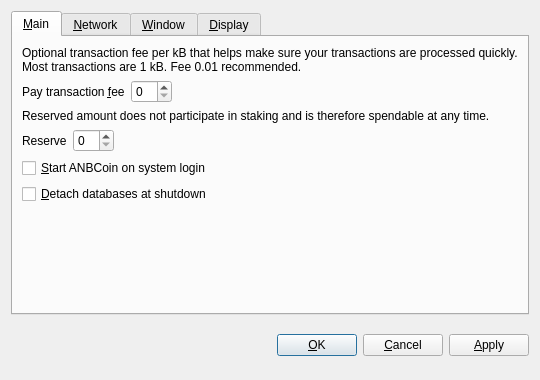
<?xml version="1.0" encoding="UTF-8"?>
<ui version="4.0">
 <class>OptionsDialog</class>
 <widget class="QDialog" name="OptionsDialog">
  <property name="geometry">
   <rect>
    <x>0</x>
    <y>0</y>
    <width>540</width>
    <height>380</height>
   </rect>
  </property>
  <property name="windowTitle">
   <string>Options</string>
  </property>
  <property name="modal">
   <bool>true</bool>
  </property>
  <layout class="QVBoxLayout" name="verticalLayout">
   <item>
    <widget class="QTabWidget" name="tabWidget">
     <property name="tabPosition">
      <enum>QTabWidget::North</enum>
     </property>
     <property name="currentIndex">
      <number>0</number>
     </property>
     <widget class="QWidget" name="tabMain">
      <attribute name="title">
       <string>&amp;Main</string>
      </attribute>
      <layout class="QVBoxLayout" name="verticalLayout_Main">
       <item>
        <widget class="QLabel" name="transactionFeeInfoLabel">
         <property name="text">
          <string>Optional transaction fee per kB that helps make sure your transactions are processed quickly. Most transactions are 1 kB. Fee 0.01 recommended.</string>
         </property>
         <property name="textFormat">
          <enum>Qt::PlainText</enum>
         </property>
         <property name="wordWrap">
          <bool>true</bool>
         </property>
        </widget>
       </item>
       <item>
        <layout class="QHBoxLayout" name="horizontalLayoutFee">
         <item>
          <widget class="QLabel" name="transactionFeeLabel">
           <property name="text">
            <string>Pay transaction &amp;fee</string>
           </property>
           <property name="textFormat">
            <enum>Qt::PlainText</enum>
           </property>
           <property name="buddy">
            <cstring>transactionFee</cstring>
           </property>
          </widget>
         </item>
         <item>
          <widget class="BitcoinAmountField" name="transactionFee"/>
         </item>
         <item>
          <spacer name="horizontalSpacerFee">
           <property name="orientation">
            <enum>Qt::Horizontal</enum>
           </property>
           <property name="sizeHint" stdset="0">
            <size>
             <width>40</width>
             <height>20</height>
            </size>
           </property>
          </spacer>
         </item>
        </layout>
       </item>
       <item>
        <widget class="QLabel" name="reserveBalanceInfoLabel">
         <property name="text">
          <string>Reserved amount does not participate in staking and is therefore spendable at any time.</string>
         </property>
         <property name="textFormat">
          <enum>Qt::PlainText</enum>
         </property>
         <property name="wordWrap">
          <bool>true</bool>
         </property>
        </widget>
       </item>
       <item>
        <layout class="QHBoxLayout" name="horizontalLayoutReserveBalance">
         <item>
          <widget class="QLabel" name="reserveBalanceLabel">
           <property name="text">
            <string>Reserve</string>
           </property>
           <property name="textFormat">
            <enum>Qt::PlainText</enum>
           </property>
           <property name="buddy">
            <cstring>reserveBalance</cstring>
           </property>
          </widget>
         </item>
         <item>
          <widget class="BitcoinAmountField" name="reserveBalance"/>
         </item>
         <item>
          <spacer name="horizontalSpacerReserveBalance">
           <property name="orientation">
            <enum>Qt::Horizontal</enum>
           </property>
           <property name="sizeHint" stdset="0">
            <size>
             <width>40</width>
             <height>20</height>
            </size>
           </property>
          </spacer>
         </item>
        </layout>
       </item>
       <item>
        <widget class="QCheckBox" name="bitcoinAtStartup">
         <property name="toolTip">
          <string>Automatically start ANBCoin after logging in to the system.</string>
         </property>
         <property name="text">
          <string>&amp;Start ANBCoin on system login</string>
         </property>
        </widget>
       </item>
       <item>
        <widget class="QCheckBox" name="detachDatabases">
         <property name="toolTip">
          <string>Detach block and address databases at shutdown. This means they can be moved to another data directory, but it slows down shutdown. The wallet is always detached.</string>
         </property>
         <property name="text">
          <string>&amp;Detach databases at shutdown</string>
         </property>
        </widget>
       </item>
       <item>
        <spacer name="verticalSpacer_Main">
         <property name="orientation">
          <enum>Qt::Vertical</enum>
         </property>
         <property name="sizeHint" stdset="0">
          <size>
           <width>20</width>
           <height>40</height>
          </size>
         </property>
        </spacer>
       </item>
      </layout>
     </widget>
     <widget class="QWidget" name="tabNetwork">
      <attribute name="title">
       <string>&amp;Network</string>
      </attribute>
      <layout class="QVBoxLayout" name="verticalLayout_Network">
       <item>
        <widget class="QCheckBox" name="mapPortUpnp">
         <property name="toolTip">
          <string>Automatically open the ANBCoin client port on the router. This only works when your router supports UPnP and it is enabled.</string>
         </property>
         <property name="text">
          <string>Map port using &amp;UPnP</string>
         </property>
        </widget>
       </item>
       <item>
        <widget class="QCheckBox" name="connectSocks">
         <property name="toolTip">
          <string>Connect to the ANBCoin network through a SOCKS proxy (e.g. when connecting through Tor).</string>
         </property>
         <property name="text">
          <string>&amp;Connect through SOCKS proxy:</string>
         </property>
        </widget>
       </item>
       <item>
        <layout class="QHBoxLayout" name="horizontalLayout_Network">
         <item>
          <widget class="QLabel" name="proxyIpLabel">
           <property name="text">
            <string>Proxy &amp;IP:</string>
           </property>
           <property name="textFormat">
            <enum>Qt::PlainText</enum>
           </property>
           <property name="buddy">
            <cstring>proxyIp</cstring>
           </property>
          </widget>
         </item>
         <item>
          <widget class="QValidatedLineEdit" name="proxyIp">
           <property name="maximumSize">
            <size>
             <width>140</width>
             <height>16777215</height>
            </size>
           </property>
           <property name="toolTip">
            <string>IP address of the proxy (e.g. 127.0.0.1)</string>
           </property>
          </widget>
         </item>
         <item>
          <widget class="QLabel" name="proxyPortLabel">
           <property name="text">
            <string>&amp;Port:</string>
           </property>
           <property name="textFormat">
            <enum>Qt::PlainText</enum>
           </property>
           <property name="buddy">
            <cstring>proxyPort</cstring>
           </property>
          </widget>
         </item>
         <item>
          <widget class="QLineEdit" name="proxyPort">
           <property name="maximumSize">
            <size>
             <width>55</width>
             <height>16777215</height>
            </size>
           </property>
           <property name="toolTip">
            <string>Port of the proxy (e.g. 9050)</string>
           </property>
          </widget>
         </item>
         <item>
          <widget class="QLabel" name="socksVersionLabel">
           <property name="text">
            <string>SOCKS &amp;Version:</string>
           </property>
           <property name="textFormat">
            <enum>Qt::PlainText</enum>
           </property>
           <property name="buddy">
            <cstring>socksVersion</cstring>
           </property>
          </widget>
         </item>
         <item>
          <widget class="QValueComboBox" name="socksVersion">
           <property name="toolTip">
            <string>SOCKS version of the proxy (e.g. 5)</string>
           </property>
          </widget>
         </item>
         <item>
          <spacer name="horizontalSpacer_Network">
           <property name="orientation">
            <enum>Qt::Horizontal</enum>
           </property>
           <property name="sizeHint" stdset="0">
            <size>
             <width>40</width>
             <height>20</height>
            </size>
           </property>
          </spacer>
         </item>
        </layout>
       </item>
       <item>
        <spacer name="verticalSpacer_Network">
         <property name="orientation">
          <enum>Qt::Vertical</enum>
         </property>
         <property name="sizeHint" stdset="0">
          <size>
           <width>20</width>
           <height>40</height>
          </size>
         </property>
        </spacer>
       </item>
      </layout>
     </widget>
     <widget class="QWidget" name="tabWindow">
      <attribute name="title">
       <string>&amp;Window</string>
      </attribute>
      <layout class="QVBoxLayout" name="verticalLayout_Window">
       <item>
        <widget class="QCheckBox" name="minimizeToTray">
         <property name="toolTip">
          <string>Show only a tray icon after minimizing the window.</string>
         </property>
         <property name="text">
          <string>&amp;Minimize to the tray instead of the taskbar</string>
         </property>
        </widget>
       </item>
       <item>
        <widget class="QCheckBox" name="minimizeOnClose">
         <property name="toolTip">
          <string>Minimize instead of exit the application when the window is closed. When this option is enabled, the application will be closed only after selecting Quit in the menu.</string>
         </property>
         <property name="text">
          <string>M&amp;inimize on close</string>
         </property>
        </widget>
       </item>
       <item>
        <spacer name="verticalSpacer_Window">
         <property name="orientation">
          <enum>Qt::Vertical</enum>
         </property>
         <property name="sizeHint" stdset="0">
          <size>
           <width>20</width>
           <height>40</height>
          </size>
         </property>
        </spacer>
       </item>
      </layout>
     </widget>
     <widget class="QWidget" name="tabDisplay">
      <attribute name="title">
       <string>&amp;Display</string>
      </attribute>
      <layout class="QVBoxLayout" name="verticalLayout_Display">
       <item>
        <layout class="QHBoxLayout" name="horizontalLayout_1_Display">
         <item>
          <widget class="QLabel" name="langLabel">
           <property name="text">
            <string>User Interface &amp;language:</string>
           </property>
           <property name="textFormat">
            <enum>Qt::PlainText</enum>
           </property>
           <property name="buddy">
            <cstring>lang</cstring>
           </property>
          </widget>
         </item>
         <item>
          <widget class="QValueComboBox" name="lang">
           <property name="toolTip">
            <string>The user interface language can be set here. This setting will take effect after restarting ANBCoin.</string>
           </property>
          </widget>
         </item>
        </layout>
       </item>
       <item>
        <layout class="QHBoxLayout" name="horizontalLayout_2_Display">
         <item>
          <widget class="QLabel" name="unitLabel">
           <property name="text">
            <string>&amp;Unit to show amounts in:</string>
           </property>
           <property name="textFormat">
            <enum>Qt::PlainText</enum>
           </property>
           <property name="buddy">
            <cstring>unit</cstring>
           </property>
          </widget>
         </item>
         <item>
          <widget class="QValueComboBox" name="unit">
           <property name="toolTip">
            <string>Choose the default subdivision unit to show in the interface and when sending coins.</string>
           </property>
          </widget>
         </item>
        </layout>
       </item>
       <item>
        <widget class="QCheckBox" name="displayAddresses">
         <property name="toolTip">
          <string>Whether to show ANBCoin addresses in the transaction list or not.</string>
         </property>
         <property name="text">
          <string>&amp;Display addresses in transaction list</string>
         </property>
        </widget>
       </item>
       <item>
        <widget class="QCheckBox" name="coinControlFeatures">
         <property name="toolTip">
          <string>Whether to show coin control features or not.</string>
         </property>
         <property name="text">
          <string>Display coin &amp;control features (experts only!)</string>
         </property>
        </widget>
       </item>
       <item>
        <spacer name="verticalSpacer_Display">
         <property name="orientation">
          <enum>Qt::Vertical</enum>
         </property>
         <property name="sizeHint" stdset="0">
          <size>
           <width>20</width>
           <height>40</height>
          </size>
         </property>
        </spacer>
       </item>
      </layout>
     </widget>
    </widget>
   </item>
   <item>
    <layout class="QHBoxLayout" name="horizontalLayout_Buttons">
     <item>
      <spacer name="horizontalSpacer_1">
       <property name="orientation">
        <enum>Qt::Horizontal</enum>
       </property>
       <property name="sizeHint" stdset="0">
        <size>
         <width>40</width>
         <height>48</height>
        </size>
       </property>
      </spacer>
     </item>
     <item>
      <widget class="QLabel" name="statusLabel">
       <property name="font">
        <font>
         <weight>75</weight>
         <bold>true</bold>
        </font>
       </property>
       <property name="text">
        <string/>
       </property>
       <property name="textFormat">
        <enum>Qt::PlainText</enum>
       </property>
       <property name="wordWrap">
        <bool>true</bool>
       </property>
      </widget>
     </item>
     <item>
      <spacer name="horizontalSpacer_2">
       <property name="orientation">
        <enum>Qt::Horizontal</enum>
       </property>
       <property name="sizeHint" stdset="0">
        <size>
         <width>40</width>
         <height>48</height>
        </size>
       </property>
      </spacer>
     </item>
     <item>
      <widget class="QPushButton" name="okButton">
       <property name="text">
        <string>&amp;OK</string>
       </property>
      </widget>
     </item>
     <item>
      <widget class="QPushButton" name="cancelButton">
       <property name="text">
        <string>&amp;Cancel</string>
       </property>
       <property name="autoDefault">
        <bool>false</bool>
       </property>
      </widget>
     </item>
     <item>
      <widget class="QPushButton" name="applyButton">
       <property name="text">
        <string>&amp;Apply</string>
       </property>
       <property name="autoDefault">
        <bool>false</bool>
       </property>
      </widget>
     </item>
    </layout>
   </item>
  </layout>
 </widget>
 <customwidgets>
  <customwidget>
   <class>BitcoinAmountField</class>
   <extends>QSpinBox</extends>
   <header>bitcoinamountfield.h</header>
  </customwidget>
  <customwidget>
   <class>QValueComboBox</class>
   <extends>QComboBox</extends>
   <header>qvaluecombobox.h</header>
  </customwidget>
  <customwidget>
   <class>QValidatedLineEdit</class>
   <extends>QLineEdit</extends>
   <header>qvalidatedlineedit.h</header>
  </customwidget>
 </customwidgets>
 <resources/>
 <connections/>
</ui>
